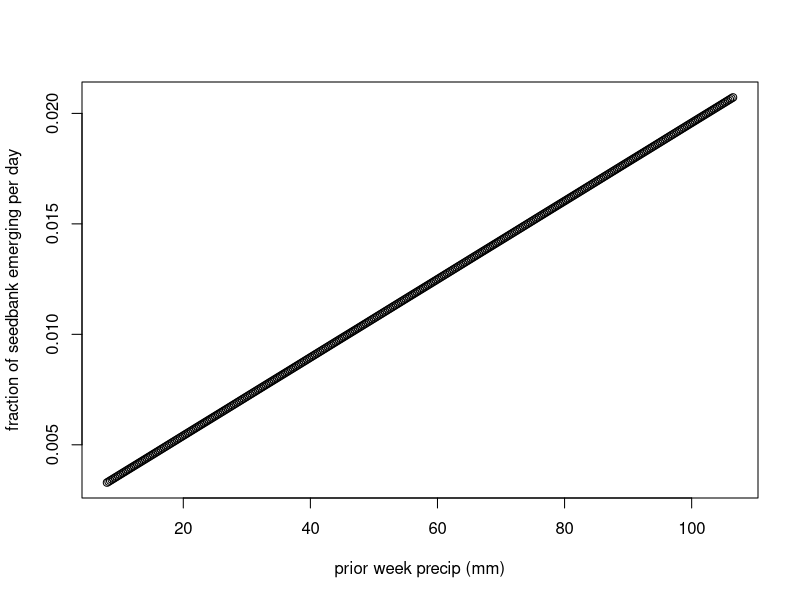

Write R code to recreate this figure.
########## EMERGENCE ##############

#CREATING THE EMERGENCE FUNCTION

#range of emergence into seedling pool is 0-2.8 individuals per square meter per month, source(Metz et al. 2008, Fig 3)
#assume each seedling is 2.5 g C when it enters the seedling pool
#this means that there is a range of 0-7 g of carbon per square meter per month entering the seedling pool.
#The average seedbank size in the toy model for a mature cohort is 11 g C per square meter
#Therefore, we can estimate the fraction of carbon leaving the seedbank each month as 0 - 0.63
#I will force the model to emerge at least 0.1 of the seedbank each month
#thus the range is 0.1-0.63 percent of the seedbank each month

#the range of monthly precipitation seen across these sites is 32 to 426 mm
rain <- seq(32,426,by = 1)

rain <- rain/4 #converting to weekly rainfall (mm)

frac_emerg_data <- seq(0.1,0.63, length = length(rain)) #spectrum of possible monthly emergence rates according to Metz's 2008  paper.
frac_emerg_data <- frac_emerg_data/30.4 #fraction emerging each day

plot(rain, frac_emerg_data, xlab = "prior week precip (mm)", ylab = "fraction of seedbank emerging per day")

frac_emerg_lm <- lm(frac_emerg_data~rain)

#EMERGENCE FUNCTION#
#input: the sum of the prior week's precipitation
frac_emerg_func <- function(rain){
  frac_emerg <- ((coefficients(frac_emerg_lm)[2])/20)*rain + coefficients(frac_emerg_lm)[1]
  return(frac_emerg)
}
frac_emerg_func(60)
#END EMERGENCE FUNCTION














